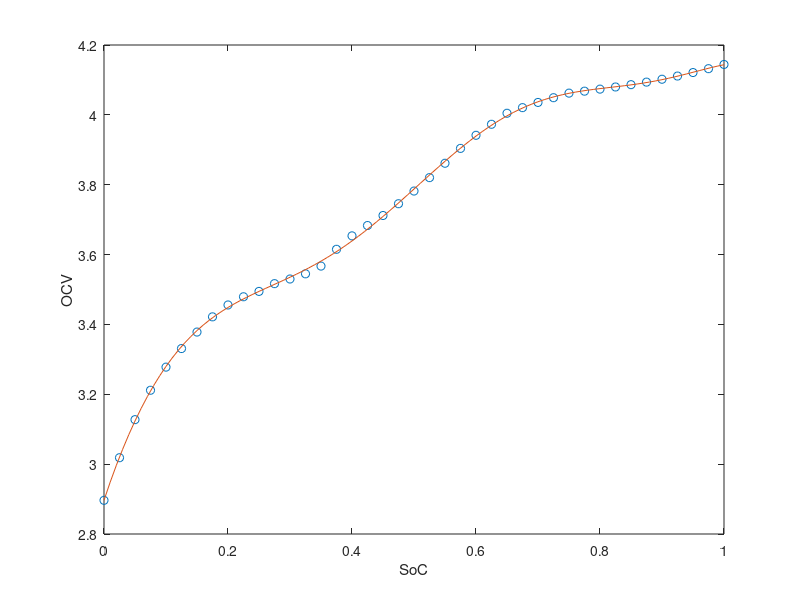
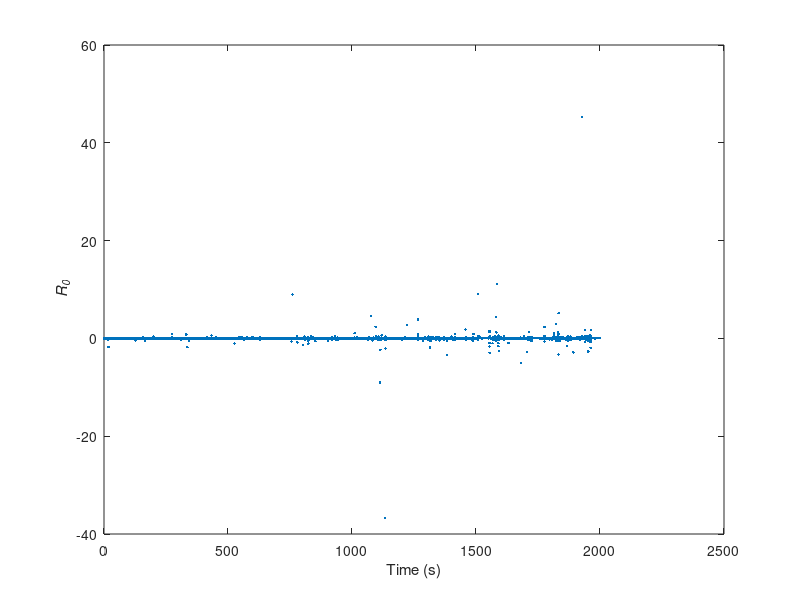
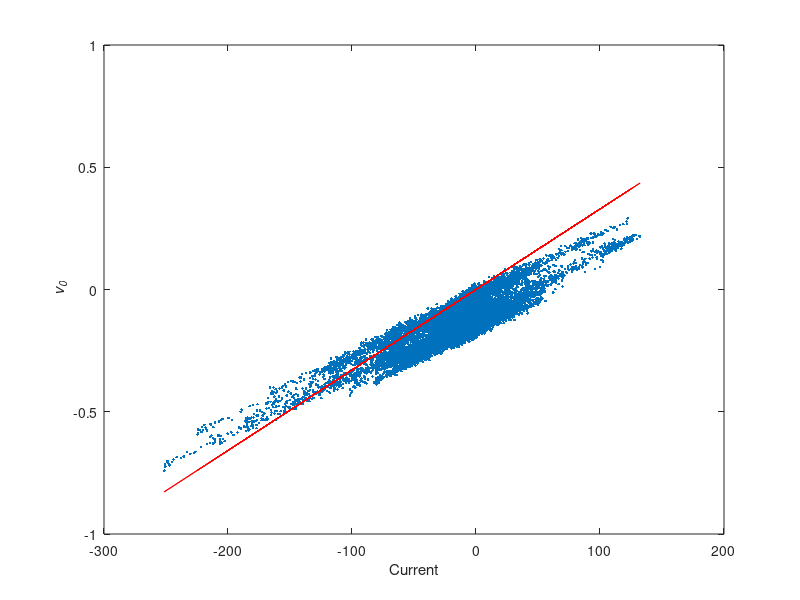

These figures' MATLAB source, in order:
clear all
load ECM1

% Fit polynomial model to OCV data and plot comparison
Pocv = polyfit(OCV(:,1),OCV(:,2),10);
SoC = 0:0.01:1;
vOC = polyval(Pocv,SoC);

figure(1)
plot(OCV(:,1),OCV(:,2),'o',SoC,vOC,'-')
xlabel('SoC'), ylabel('OCV')

% At SoC = 0.5 we can calculate the OCV
vOC   = polyval(Pocv,0.5);

% Subtract the OCV and use Ohm's law to get R0 at each time instant
for k = 1:length(Time)    
    v0(k) = Voltage(k) - vOC;
    R0(k) = v0(k)/Current(k);
end
R0mean = mean(R0)

figure(2)
plot(Time,R0,'.')
xlabel('Time (s)'), ylabel('\it R_0')



%% Least square fit
Phi = Current;
Y   = v0';
R0hat = inv(Phi'*Phi)*Phi'*Y
figure(3)
plot(Current,v0,'.',Current,Current*R0hat,'r')
xlabel('Current'),ylabel('\it v_0')

% In the next exercise you will see why the estimate was not accurate